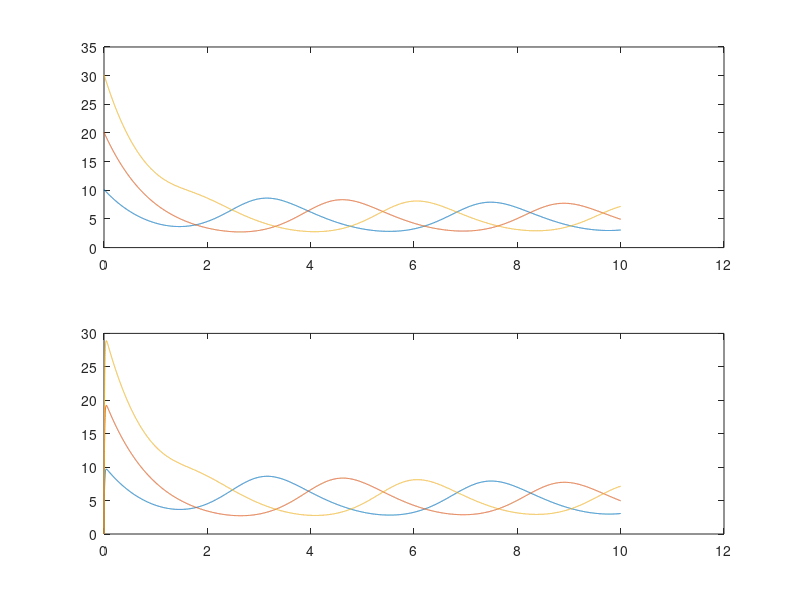

Source code (MATLAB):
% REPRESSILATOR
clf;
clear all; 


%% Parameters

alpha = 10^2 ;% Promoter strength, from 5,10^4 to 0,5
alpha0 = 0 ;% Leakiness of the promoter. can be 0, 10^(-3), ...
beta = 10^2 ;% Average translation efficiency (IN PROT/TRANSCRIPT)
n = 2; % Hill coefficient
% Km = 40 ; % (IN MONOMERS/CELL)
% Phl = 10 % protein half life (IN MIN)
% Mhl = 2 %mRNA half life (IN MIN)

%% Variables

% Proteins concentrations
PlacI = 0;
PtetR = 0;
PcI = 0;

% mRNAs concentrations 
MlacI = 10;
MtetR = 20;
McI = 30;

% Denominations 
p(1) = PlacI;
p(2) = PtetR;
p(3) = PcI;
m(1) = MlacI;
m(2) = MtetR;
m(3) = McI;

t=0;
tEnd = 10;
tStep = 0.001;

P = zeros(tEnd/tStep, 3);
M = zeros(tEnd/tStep, 3);

i=1;
while t <= tEnd
    P(i, 1) = p(1);
    P(i, 2) = p(2);
    P(i, 3) = p(3);
    M(i, 1) = m(1);
    M(i, 2) = m(2);
    M(i, 3) = m(3);
        
    
    %%% mRNA
    m(1) = (- m(1) + alpha./(1 + p(2).^n) + alpha0)*tStep + m(1);
    m(2) = (- m(2) + alpha./(1 + p(3).^n) + alpha0)*tStep + m(2);
    m(3) = (- m(3) + alpha./(1 + p(1).^n) + alpha0)*tStep + m(3);
    
    %%% Proteins
    p(1) = (- beta*(p(1)-m(1)))*tStep + p(1);
    p(2) = (- beta*(p(2)-m(2)))*tStep + p(2);
    p(3) = (- beta*(p(3)-m(3)))*tStep + p(3);
    
    i = i + 1;
    t(end +1) = t(end) + tStep; 
end
M(end+1,:) = m(end,:);
P(end+1,:) = p(end,:);


subplot(2,1,1)
plot(t,M(:,1))
hold on;
plot(t,M(:,2))
plot(t,M(:,3))

subplot(2,1,2)
plot(t,P(:,1))
hold on;
plot(t,P(:,2))
plot(t,P(:,3))